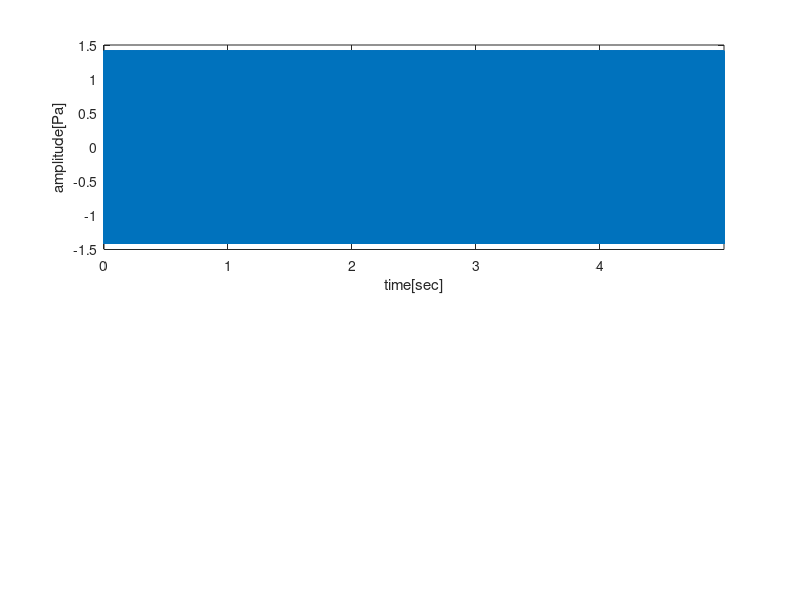

MATLAB code for this plot: (Note: this script raises an error after producing the figure.)
%% start

%% clear
clc;
clear;

%% constant
fs = 192e3;
f = 50e3;
T = 5;

%% data
t = 0 : 1/fs : T - 1/fs;
y = transpose( sqrt(2) * sin(2 * pi * f * t) );

%% plot ps
figure('position', [0, 0, 500*sqrt(2), 500]);

strtitle = 'Fourier Transform Test 1';

subplot(2,1,1);
plot(t,y);
ylabel( 'amplitude[Pa]' );
xlabel( 'time[sec]' );
xlim([ t(1) t(end) ]);
ax = gca;
ax.FontSize = 17;

subplot(2,1,2);
[f,p] = fps(y,fs);
pltdb(f,p,'ps',[0 0.4470 0.7410]);

sgtitle( strtitle , 'FontSize' , 17 );

%% end
